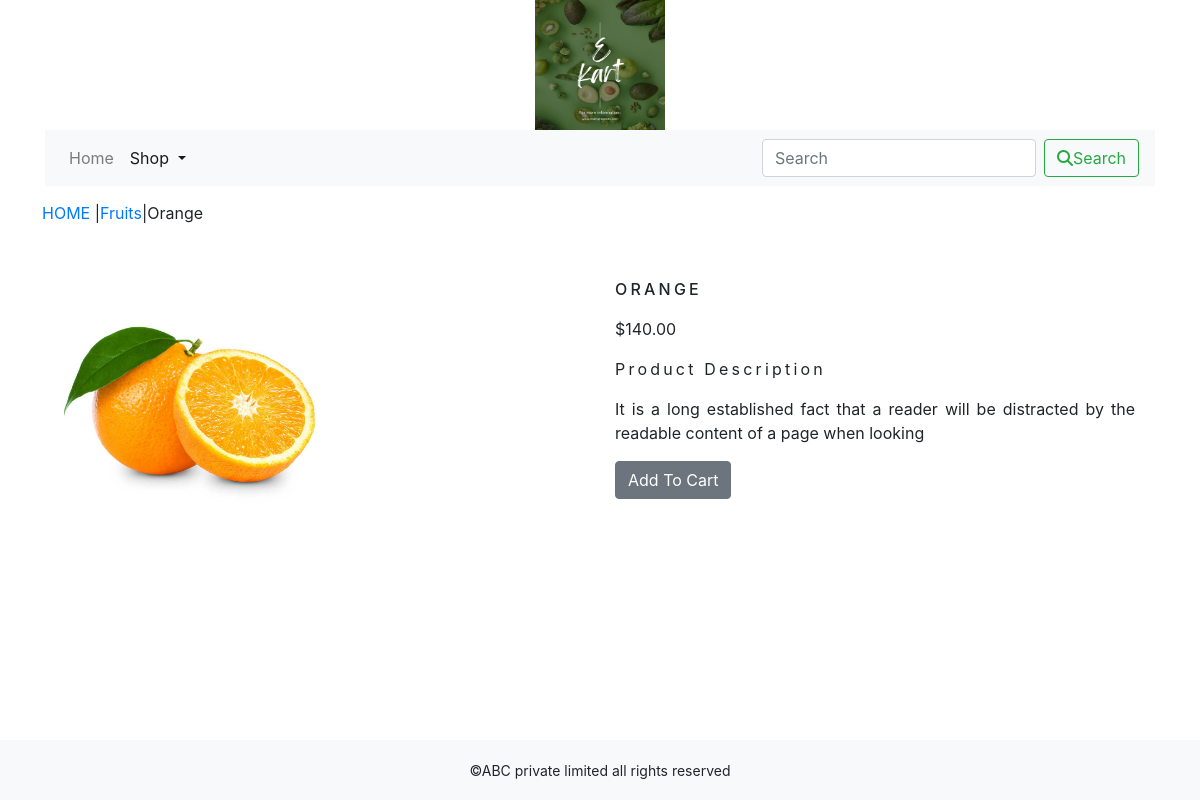
Screenshot of /shop/fruits/orange/ with the database file from the repository.
### shop/models.py (models this page shows, shortened)
class Product(models.Model):
    name=models.CharField(max_length=250,unique=True)
    slug=models.SlugField(max_length=250,unique=True)
    description=models.TextField(blank=True)
    price=models.DecimalField(max_digits=10,decimal_places=2)
    category=models.ForeignKey(Category,on_delete=models.CASCADE)
    image = models.ImageField(upload_to='product', blank=True)
    stock=models.IntegerField()
    available=models.BooleanField(default=True)
    created=models.DateTimeField(auto_now_add=True)
    updated=models.DateTimeField(auto_now=True)
    class Meta:
        ordering=('name',)
        verbose_name='product'
        verbose_name_plural='products'

class Category(models.Model):
    name=models.CharField(max_length=250,unique=True)
    slug=models.SlugField(max_length=250,unique=True)
    description=models.TextField()
    image=models.ImageField(upload_to='category',blank=True)
    class Meta:
        ordering=('name',)
        verbose_name='category'
        verbose_name_plural='categories'
    def get_url(self):
        return reverse('shop:products_by_category',args=[self.slug])
    def __str__(self):
        return '{}'.format(self.name)

### shop/views.py (the view)
# urls.py: path('<slug:c_slug>/<slug:product_slug>/',views.proDetail,name='prodCatdetail'),
def proDetail(request,c_slug,product_slug):
    try:
        product=Product.objects.get(category__slug=c_slug,slug=product_slug)
    except Exception as e:
        raise e
    return render(request,'product.html',{'product':product})

### cart/context_processors.py (called while the page is built)
def counter(request):
    item_count=0
    if 'admin' in request.path:
        return {}
    else:
        try:
            cart=Cart.objects.filter(cart_id=cart_id(request))
            cart_items=CartItem.objects.all().filter(cart=cart[:1])
            for cart_item in cart_items:
                item_count += cart_item.quantity
        except Cart.DoesNotExist:
            item_count = 0
    return  dict(item_count=item_count)

### cart/views.py (called while the page is built)
def cart_id(request):
    cart=request.session.session_key
    if not cart:
        cart=request.session.create()
    return cart

### shop/context_processors.py (called while the page is built)
def menu_links(request):
    links=Category.objects.all()
    return dict(links=links)

### templates/product.html (shortened to what this page needs)
{% extends 'base.html' %}
{% load static %}
{% block content %}
<div class="row my_prod_row_class">
    <div class="mx_auto">
  <p><a href="{% url 'shop:allProdCat' %}">HOME</a> |<a href="{{product.category.get_url}}">{{product.category}}</a>|{{product.name}}</p>
  </div>
<div class="container">
<br>
<div class="row">
  <div class="col-12 col-sm-12 col-md-12 col-lg-6 text-center">
      <div style="width: 18rem;">
      <img class="my_image" src="{{product.image.url}}" alt="{{product.name}}">
    </div>
  </div>
     <div class="col-12 col-sm-12 col-md-12 col-lg-6">
         <div>
      <h1 class="my_prod_title">{{product.name}}</h1>
      <p>${{product.price}}</p>
         <p class="my_title">Product Description</p>
      <p class="text-justify my_prod_text">{{product.description}}</p>
      {% if product.stock <= 0 %}
      <p class="text-justify my_prod_text"><b>Out of stock</b></p>
      {% else %}
      <a class="btn btn-secondary" href="{% url 'cart:add_cart' product.id %}">Add To Cart</a>
      {% endif %}
    </div>
  </div>
</div>
   </div>
</div>
{% endblock %}

### shop/static/css/custom.css (style rules this page uses)
body { font-family: 'IBM Plex Mono', monospace; font-family: 'IBM Plex Sans', sans-serif; font-family: 'IBM Plex Serif', serif; }
.my_image { width:100%; height:auto; }
.my_title { font-size:16px; text_transform:Uppercase; letter-spacing:.2em; }
.my_image { padding:5px; }
.my_prod_row_class { padding-top:15px; padding-bottom:20px; }
.my_prod_title { font-size:16px; text-transform:Uppercase; letter-spacing:.2em; padding-top:15px; padding-bottom:10px; }
.my_prod_text { padding-right:20px; }

### rows the page displays
Product: category "Fruits", name "Orange", image (picture), name "ORANGE", price "140.00", description "It is a long established fact that a reader will be distracted by the readable content of a page when looking"
